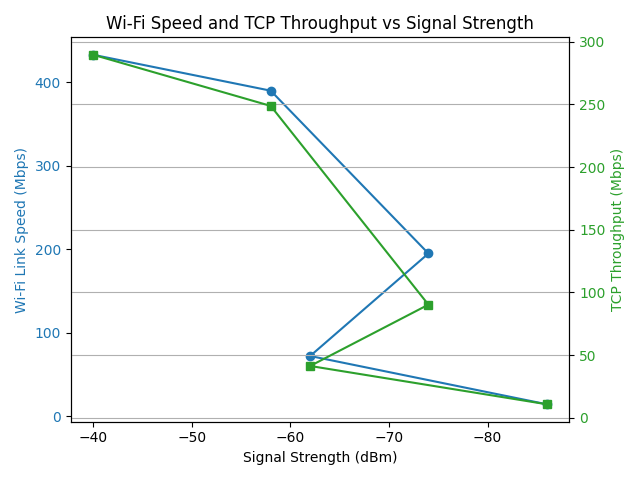

Recreate this plot in Python.
import matplotlib.pyplot as plt
import numpy as np

# Example data (replace with your actual measurements)
signal_strength = [-40, -58, -74, -62, -86]  # dBm
wifi_speed = [433, 390, 195, 72.2, 14.4]  # Mbps
throughput = [289.498, 248.734, 90.288, 41.394, 10.878]  # Mbps

# Create the plot
fig, ax1 = plt.subplots()

color = 'tab:blue'
ax1.set_xlabel('Signal Strength (dBm)')
ax1.set_ylabel('Wi-Fi Link Speed (Mbps)', color=color)
ax1.plot(signal_strength, wifi_speed, marker='o', color=color, label='Wi-Fi Speed')
ax1.tick_params(axis='y', labelcolor=color)
ax1.invert_xaxis()  # Because higher (closer to 0) dBm means stronger

ax2 = ax1.twinx()  # second y-axis
color = 'tab:green'
ax2.set_ylabel('TCP Throughput (Mbps)', color=color)
ax2.plot(signal_strength, throughput, marker='s', color=color, label='TCP Throughput')
ax2.tick_params(axis='y', labelcolor=color)

plt.title('Wi-Fi Speed and TCP Throughput vs Signal Strength')
fig.tight_layout()
plt.grid()
plt.savefig("wifi-speed-throughput-signal-strength.png")


